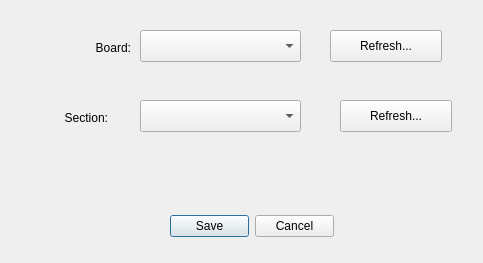
<?xml version="1.0" encoding="UTF-8"?>
<ui version="4.0">
 <class>pinterestDumpDlg</class>
 <widget class="QDialog" name="pinterestDumpDlg">
  <property name="windowModality">
   <enum>Qt::ApplicationModal</enum>
  </property>
  <property name="geometry">
   <rect>
    <x>0</x>
    <y>0</y>
    <width>483</width>
    <height>263</height>
   </rect>
  </property>
  <property name="windowTitle">
   <string>Dialog</string>
  </property>
  <widget class="QComboBox" name="board_combo">
   <property name="geometry">
    <rect>
     <x>140</x>
     <y>30</y>
     <width>161</width>
     <height>32</height>
    </rect>
   </property>
  </widget>
  <widget class="QLabel" name="label">
   <property name="geometry">
    <rect>
     <x>40</x>
     <y>40</y>
     <width>91</width>
     <height>16</height>
    </rect>
   </property>
   <property name="text">
    <string>Board:</string>
   </property>
   <property name="alignment">
    <set>Qt::AlignRight|Qt::AlignTrailing|Qt::AlignVCenter</set>
   </property>
  </widget>
  <widget class="QDialogButtonBox" name="button_box">
   <property name="geometry">
    <rect>
     <x>170</x>
     <y>210</y>
     <width>164</width>
     <height>32</height>
    </rect>
   </property>
   <property name="standardButtons">
    <set>QDialogButtonBox::Cancel|QDialogButtonBox::Save</set>
   </property>
   <property name="centerButtons">
    <bool>true</bool>
   </property>
  </widget>
  <widget class="QPushButton" name="refresh_board_button">
   <property name="geometry">
    <rect>
     <x>330</x>
     <y>30</y>
     <width>112</width>
     <height>32</height>
    </rect>
   </property>
   <property name="text">
    <string>Refresh...</string>
   </property>
  </widget>
  <widget class="QLabel" name="label_2">
   <property name="geometry">
    <rect>
     <x>50</x>
     <y>110</y>
     <width>58</width>
     <height>16</height>
    </rect>
   </property>
   <property name="text">
    <string>Section:</string>
   </property>
   <property name="alignment">
    <set>Qt::AlignRight|Qt::AlignTrailing|Qt::AlignVCenter</set>
   </property>
  </widget>
  <widget class="QComboBox" name="section_combo">
   <property name="geometry">
    <rect>
     <x>140</x>
     <y>100</y>
     <width>161</width>
     <height>32</height>
    </rect>
   </property>
  </widget>
  <widget class="QPushButton" name="refresh_section_button">
   <property name="geometry">
    <rect>
     <x>340</x>
     <y>100</y>
     <width>112</width>
     <height>32</height>
    </rect>
   </property>
   <property name="text">
    <string>Refresh...</string>
   </property>
  </widget>
 </widget>
 <resources/>
 <connections/>
</ui>
